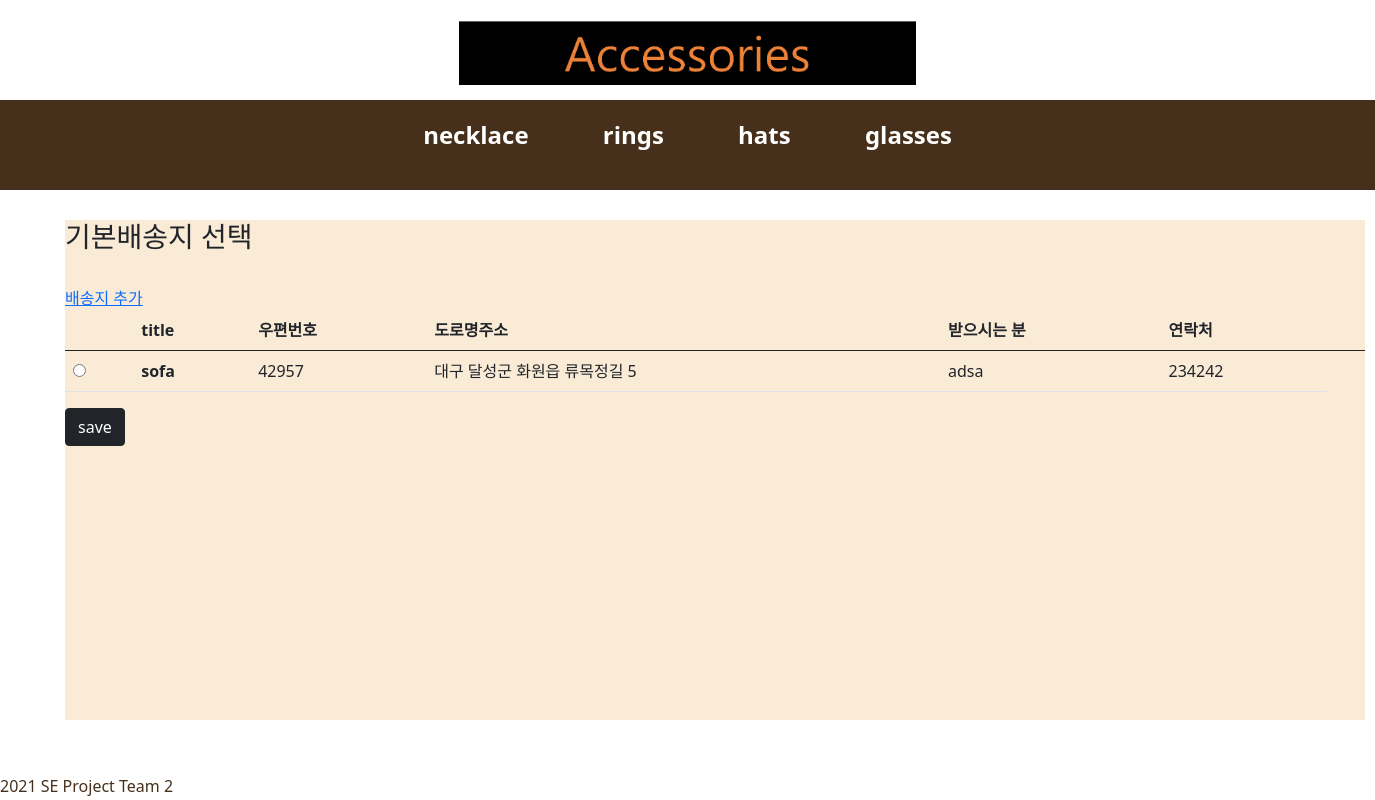
The page /detail/create_default/ (signed in) on the database as committed earlier.
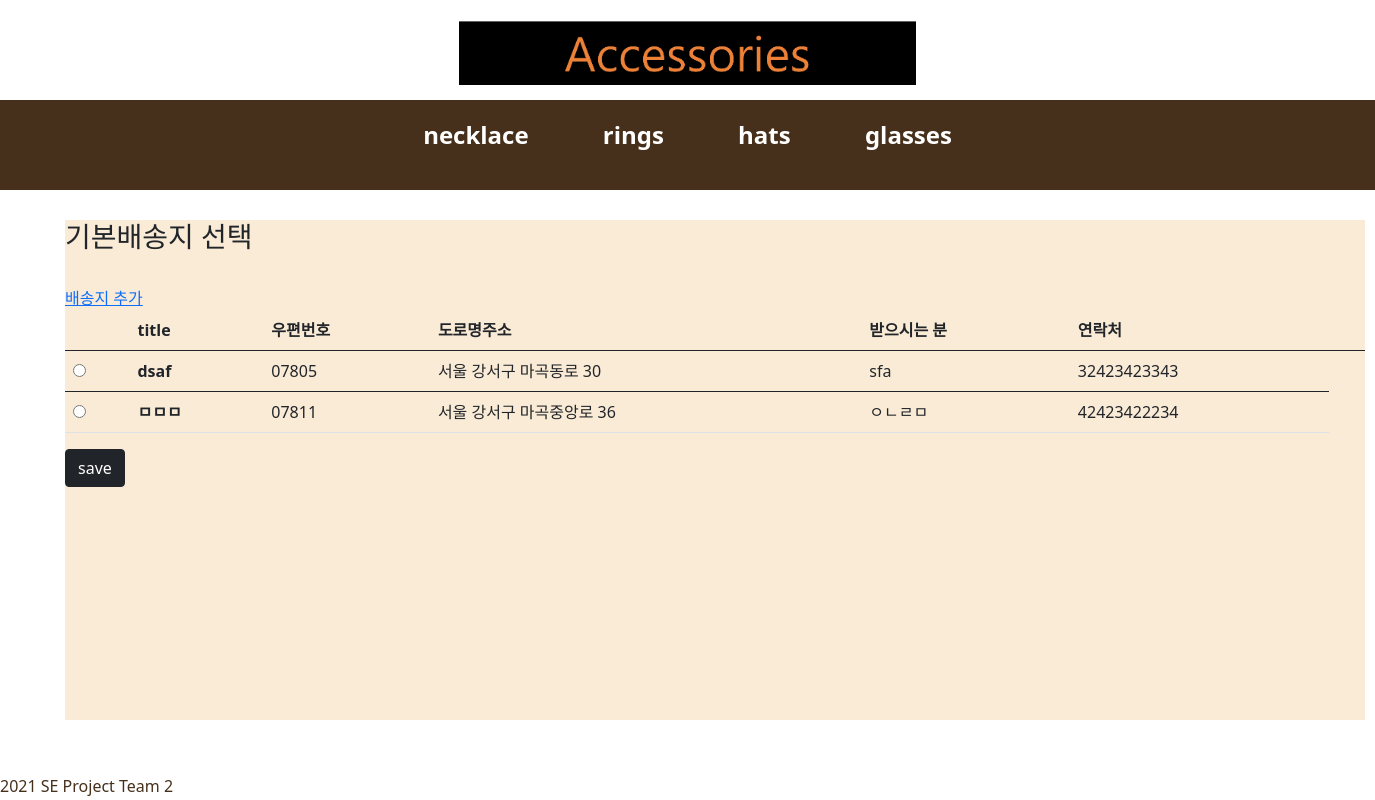
The same page on the database as committed later.
### shoppingApp/models.py (models this page shows, shortened)
class address(models.Model):
    accounts = models.ForeignKey(UserAccounts, on_delete=models.CASCADE, null=True)
    title = models.CharField(max_length=200)
    post_num= models.CharField(max_length=200,null=True)
    road_address=models.CharField(max_length=200,null=True)
    detail_address=models.TextField()
    post_name=models.CharField(max_length=20,null=True)
    post_phonenum=models.IntegerField(null=True)
    is_default = models.BooleanField(default='False')

### shoppingApp/views.py (the view)
# urls.py: path('detail/create_default/', shoppingView.create_default, name='create_default'),
def create_default(request):
    cart_count=context_processors.counter(request)
    cart_count=int(cart_count)
    count={'cart_count':cart_count}
    uid=request.session.get('user_id')
    get_all=UserAccounts.objects.all()
    get_user=get_all.filter(user_id=uid)
    shippings = address.objects.filter(accounts__in=get_user)
    return render(request,'create_default.html',{'shippings':  shippings, 'count':count} )

### cartApp/context_processors.py (called while the page is built)
def counter(request):
    item_count=0
    if 'admin' in request.path:
        return {}
    else:
        try:
            cart= Cart.objects.filter(cart_id=request.session.get('user_id'))
            cart_items = CartItem.objects.all().filter(cart=cart[:1])
            for cart_item in cart_items:
                item_count+=cart_item.quantity
        except Cart.DoesNotExist:
            item_count=0
    return item_count

### shoppingApp/templates/create_default.html (shortened to what this page needs)
{% extends 'base.html' %}
{% block content %}
<section>
<div>
<h3>기본배송지 선택</h3><br>
<a href="{%url 'newpost' %}">배송지 추가</a>
<table class="table">
    <thead>
      <tr>
        <th scope="col"></th>
        <th scope="col">title</th>
        <th scope="col">우편번호</th>
        <th scope="col">도로명주소</th>
        <th scope="col">받으시는 분</th>
        <th scope="col">연락처</th>
        <th scope="col"></th>
      </tr>
    </thead>
    <form action="{% url 'create_default_save' %}" method="POST">
    {% for address in shippings %}
    <tbody>
      <tr>
        <td> <label for="is_default"><input type = "radio" name ="is_default" value="{{address.pk}}"></label></td>
        <th scope="row">{{address.title}}</th>
        <td>{{address.post_num}}</td>
        <td>{{address.road_address}}</td>
        <td>{{address.post_name}}</td>
        <td>{{address.post_phonenum}}</td>
    </tbody>
    {%  endfor %}
</table>
<input class="btn btn-dark" type="submit" value="save">
</div>
</section>
{% endblock %}

Rows that differ between the two databases and show on the page:
removed address: title "sofa", post_num "42957", road_address "대구 달성군 화원읍 류목정길 5", post_name "adsa", post_phonenum "234242"
added address: title "dsaf", post_num "07805", road_address "서울 강서구 마곡동로 30", post_name "sfa", post_phonenum "32423423343"
added address: title "ㅁㅁㅁ", post_num "07811", road_address "서울 강서구 마곡중앙로 36", post_name "ㅇㄴㄹㅁ", post_phonenum "42423422234"
